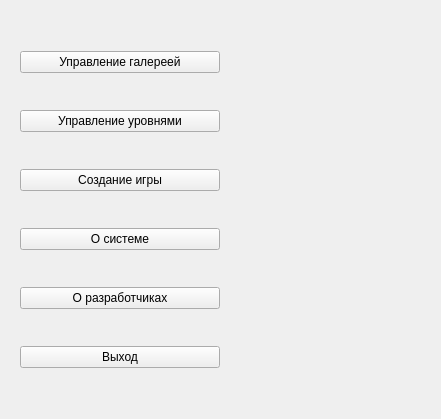
<?xml version="1.0" encoding="UTF-8"?>
<ui version="4.0">
 <class>Form</class>
 <widget class="QWidget" name="Form">
  <property name="geometry">
   <rect>
    <x>0</x>
    <y>0</y>
    <width>441</width>
    <height>419</height>
   </rect>
  </property>
  <property name="windowTitle">
   <string>Form</string>
  </property>
  <widget class="QStackedWidget" name="stackedWidget">
   <property name="geometry">
    <rect>
     <x>10</x>
     <y>10</y>
     <width>421</width>
     <height>401</height>
    </rect>
   </property>
   <property name="sizePolicy">
    <sizepolicy hsizetype="Expanding" vsizetype="Expanding">
     <horstretch>0</horstretch>
     <verstretch>0</verstretch>
    </sizepolicy>
   </property>
   <property name="currentIndex">
    <number>0</number>
   </property>
   <widget class="QWidget" name="menu_page">
    <widget class="QWidget" name="verticalLayoutWidget">
     <property name="geometry">
      <rect>
       <x>10</x>
       <y>10</y>
       <width>391</width>
       <height>381</height>
      </rect>
     </property>
     <layout class="QVBoxLayout" name="menu_vlayout">
      <item>
       <widget class="QPushButton" name="gallery_pushButton">
        <property name="maximumSize">
         <size>
          <width>200</width>
          <height>16777215</height>
         </size>
        </property>
        <property name="text">
         <string>Управление галереей</string>
        </property>
       </widget>
      </item>
      <item>
       <widget class="QPushButton" name="level_control_pushButton">
        <property name="maximumSize">
         <size>
          <width>200</width>
          <height>16777215</height>
         </size>
        </property>
        <property name="text">
         <string>Управление уровнями</string>
        </property>
       </widget>
      </item>
      <item>
       <widget class="QPushButton" name="create_game_pushButton">
        <property name="maximumSize">
         <size>
          <width>200</width>
          <height>16777215</height>
         </size>
        </property>
        <property name="text">
         <string>Создание игры</string>
        </property>
       </widget>
      </item>
      <item>
       <widget class="QPushButton" name="about_system_pushButton">
        <property name="maximumSize">
         <size>
          <width>200</width>
          <height>16777215</height>
         </size>
        </property>
        <property name="text">
         <string>О системе</string>
        </property>
       </widget>
      </item>
      <item>
       <widget class="QPushButton" name="about_creators_pushButton">
        <property name="maximumSize">
         <size>
          <width>200</width>
          <height>16777215</height>
         </size>
        </property>
        <property name="text">
         <string>О разработчиках</string>
        </property>
       </widget>
      </item>
      <item>
       <widget class="QPushButton" name="exit_pushButton">
        <property name="maximumSize">
         <size>
          <width>200</width>
          <height>16777215</height>
         </size>
        </property>
        <property name="text">
         <string>Выход</string>
        </property>
       </widget>
      </item>
     </layout>
    </widget>
   </widget>
   <widget class="QWidget" name="gallery_page">
    <widget class="QWidget" name="gridLayoutWidget_2">
     <property name="geometry">
      <rect>
       <x>10</x>
       <y>10</y>
       <width>411</width>
       <height>391</height>
      </rect>
     </property>
     <layout class="QGridLayout" name="gallery_gridLayout">
      <item row="2" column="1">
       <widget class="QPushButton" name="add_pushButton">
        <property name="minimumSize">
         <size>
          <width>0</width>
          <height>0</height>
         </size>
        </property>
        <property name="maximumSize">
         <size>
          <width>100</width>
          <height>24</height>
         </size>
        </property>
        <property name="text">
         <string>Добавить</string>
        </property>
       </widget>
      </item>
      <item row="2" column="2">
       <widget class="QPushButton" name="delete_pushButton">
        <property name="maximumSize">
         <size>
          <width>100</width>
          <height>24</height>
         </size>
        </property>
        <property name="text">
         <string>Назад</string>
        </property>
       </widget>
      </item>
      <item row="2" column="0">
       <widget class="QPushButton" name="back_pushButton">
        <property name="maximumSize">
         <size>
          <width>100</width>
          <height>24</height>
         </size>
        </property>
        <property name="text">
         <string>Назад</string>
        </property>
       </widget>
      </item>
      <item row="1" column="0" colspan="3">
       <widget class="QScrollArea" name="scrollArea">
        <property name="widgetResizable">
         <bool>true</bool>
        </property>
        <widget class="QWidget" name="scrollAreaWidgetContents">
         <property name="geometry">
          <rect>
           <x>0</x>
           <y>0</y>
           <width>358</width>
           <height>357</height>
          </rect>
         </property>
         <widget class="QWidget" name="gridLayoutWidget">
          <property name="geometry">
           <rect>
            <x>10</x>
            <y>10</y>
            <width>321</width>
            <height>351</height>
           </rect>
          </property>
          <layout class="QGridLayout" name="gridLayout"/>
         </widget>
        </widget>
       </widget>
      </item>
     </layout>
    </widget>
   </widget>
  </widget>
 </widget>
 <resources/>
 <connections/>
</ui>
